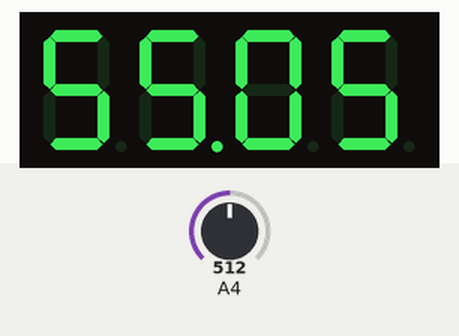
A sketch run on a simulated Arduino Uno, built with avr-gcc and run on an emulated ATmega328P. Shown: 4-digit seven-segment display. The inputs (shaded band) are chosen by the test bench; at power-on: A4 = 512.

Above: at 2.8 s.
2.9 s: A4 set to 916
At 4.7 s:
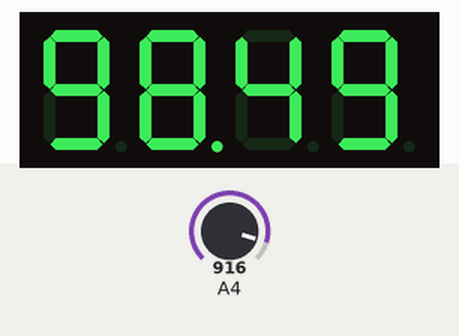
5.5 s: A4 set to 947
At 7.2 s:
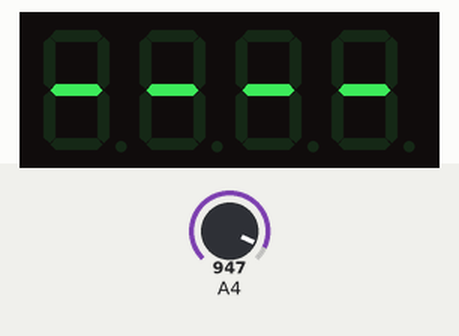
7.5 s: A4 set to 900
At 8.9 s:
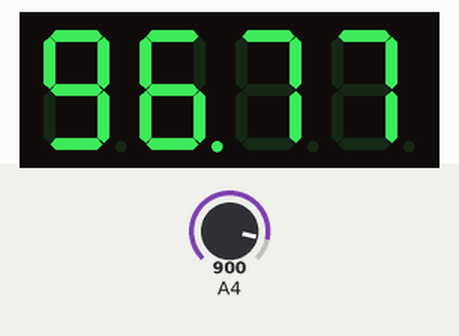
9.5 s: A4 set to 1023
At 10.4 s:
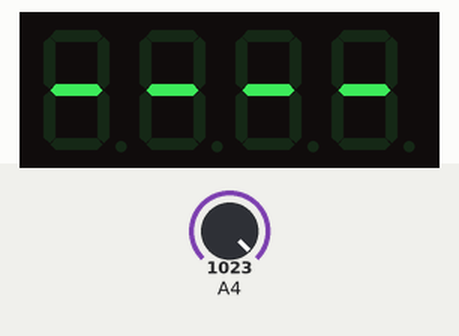
Timing chart, 0 to 12.5 s (numbered marks = the images above; inputs shaded):
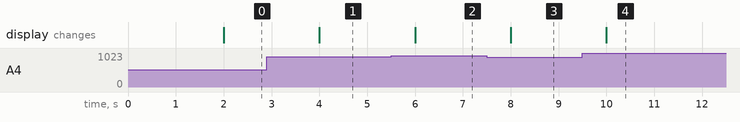

Measured:
- the behaviour switches between 929 and 930 on A4 (found by bisection; images 1 and 2)
- after the input at 2.9 s, the display: changes after 1.1 s (image 1)
- after the input at 5.5 s, the display: changes after 0.50 s (image 2)
- after the input at 7.5 s, the display: changes after 0.50 s (image 3)
- after the input at 9.5 s, the display: changes after 0.50 s (image 4)

The sketch:

seven_seg_gm.ino
```cpp
#include "SevSeg.h"
SevSeg sevseg;
byte numDigits = 4;
byte digitPins[] = {A0, A1, A2, A3};//DP0, DP1, DP2, DP3
byte segmentPins[] = {8, 9, 10, 11, 12, 13, 6, 7};//a, b, c, ..., g, p from left
bool resistorsOnSegments = false;
byte hardwareConfig = COMMON_CATHODE;

void setup()
{
  Serial.begin(9600);
  sevseg.begin(hardwareConfig, numDigits, digitPins, segmentPins, resistorsOnSegments);
  sevseg.setBrightness(30);
  analogReference(INTERNAL);
}

void loop()
{
  unsigned long prMillis = millis();
  while (millis() - prMillis < 2000)//temp refreshed at 2-sec interval
  {
    sevseg.refreshDisplay();
  }

  float temp = 100 * ( 1.1 / 1023) * analogRead(A4);//31.76
  sevseg.setNumber(temp, 2);//decimal before 2-digit from right
}
```
